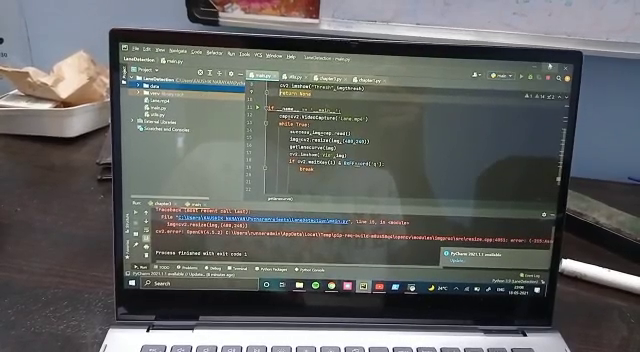
#> input picture frame 19 of path/Lane.mp4, 640 x 352 px
$ python main.py
#> lines starting #> are read from the running program, lines starting #| are printed output that depends on the picture; after the words box and inside, x2 and y2 are one past the last pixel; in counts of white or black regions, pixels touching at a corner belong together
### path/utlis.py
import cv2
import numpy as np


def thresholding(img):
    imgHSV = cv2.cvtColor(img, cv2.COLOR_BGR2HSV)
    lower = np.array([0, 100, 100])
    upper = np.array([30, 200, 220])
    mask = cv2.inRange(imgHSV, lower, upper)
    return mask


def warpimg(img, points, w, h):
    pts1 = np.float32(points)
    pts2 = np.float32(([0, 0], [w, 0], [0, h], [w, h]))
    matrix = cv2.getPerspectiveTransform(pts1, pts2)
    imgwarp = cv2.warpPerspective(img, matrix, (w, h))
    return imgwarp


def nothing():
    pass


def initialisetrackbars(initialtracbarvals, wT=480, hT=240):
    cv2.namedWindow("trackbars")
    cv2.resizeWindow("trackbars", 360, 240)
    cv2.createTrackbar("width top", "trackbars", initialtracbarvals[0], wT // 2, nothing)
    cv2.createTrackbar("height top", "trackbars", initialtracbarvals[1], hT, nothing)
    cv2.createTrackbar("width bottom", "trackbars", initialtracbarvals[2], wT // 2, nothing)
    cv2.createTrackbar("height bottom", "trackbars", initialtracbarvals[3], hT, nothing)


def valtrackbars(wT=480):
    widthtop = cv2.getTrackbarPos("width top", "trackbars")
    heighttop = cv2.getTrackbarPos("height top", "trackbars")
    widthbottom = cv2.getTrackbarPos("width bottom", "trackbars")
    heightbottom = cv2.getTrackbarPos("height bottom", "trackbars")
    points = np.float32([(widthtop, heighttop), (wT - widthtop, heighttop), (widthbottom, heightbottom),
                         (wT - widthbottom, heightbottom)])
    return points

### path/main.py
import cv2
import utlis


def getlanecurve(img):
    imgthresh = utlis.thresholding(img)

    h, w, c = img.shape  # HEIGHT,WIDTH,CHANNELS
    points = utlis.valtrackbars()

    imgwarp = utlis.warpimg(img, points, w, h)

    cv2.imshow("Thresh", imgthresh)
    cv2.imshow('warp', imgwarp)
    return None


if __name__ == '__main__':
    cap = cv2.VideoCapture('Lane.mp4')
    initialtracbarvals = [100, 100, 100, 100]
    utlis.initialisetrackbars(initialtracbarvals)
    while True:
        success, image = cap.read()
#> image is the input picture: shape (352, 640, 3); mean B, G, R 98.1, 99.1, 97.7
        image = cv2.resize(image, (640, 480))
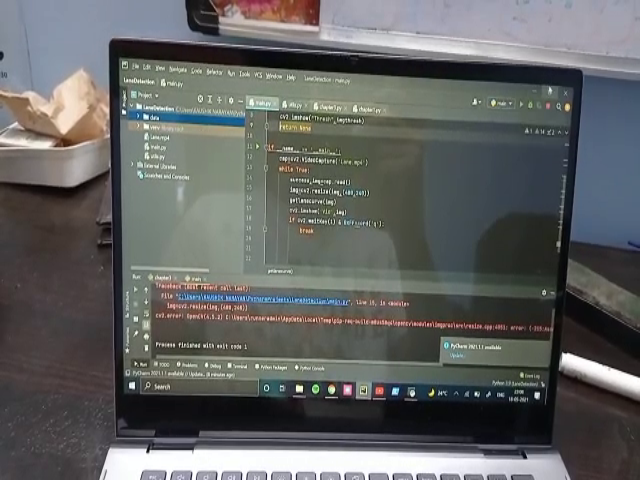
#> image: shape (480, 640, 3); mean B, G, R 98, 99, 97.6
        getlanecurve(image)
#> in thresholding, `imgHSV = cv2.cvtColor(img, cv2.COLOR_BGR2HSV)`: imgHSV: shape (480, 640, 3); mean H, S, V 75.3, 40.5, 105.9
#> in thresholding, `mask = cv2.inRange(imgHSV, lower, upper)`:
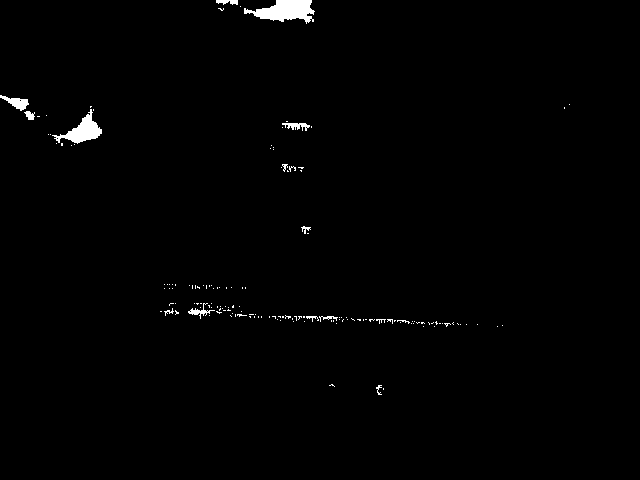
#> mask: shape (480, 640); 0.93% white; 152 white regions (137 under 20 px), largest, box (x1, y1, x2, y2) and area: (244, 0, 315, 24) 990, (52, 109, 102, 144) 651, (0, 95, 29, 111) 207
#> in warpimg, `imgwarp = cv2.warpPerspective(img, matrix, (w, h))`:
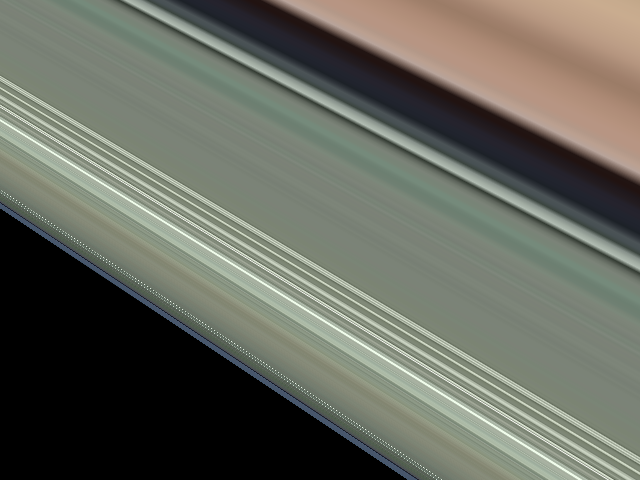
#> imgwarp: shape (480, 640, 3); mean B, G, R 94.7, 104.8, 102.4
        cv2.imshow('Vid', image)
        if cv2.waitKey(1) & 0xFF == ord('q'):
#> (key q is pressed here)
            break
